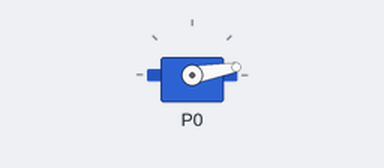
Simulated run of this program. Board: BBC micro:bit (MakeCode). Shown: servo.

Above: at 0.05 s.
At 1.15 s:
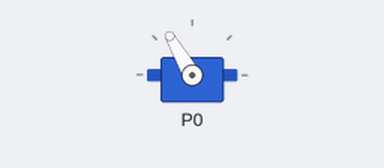
At 2.3 s:
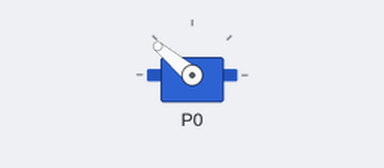
At 4.6 s:
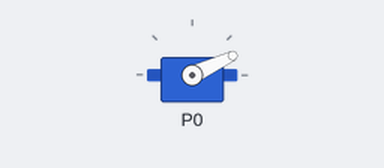
Timing chart, 0 to 6.5 s (numbered marks = the images above):
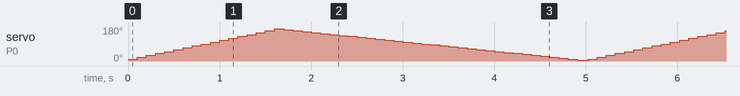

The program:

main.ts
```typescript
let Angle = 0
servos.P0.setRange(0, 170)
basic.forever(function () {
    for (let index = 0; index < 1; index++) {
        for (let index = 0; index <= 16; index++) {
            Angle = index * 10 + 10
            servos.P0.setAngle(Angle)
            basic.pause(100)
        }
    }
    for (let index = 0; index < 1; index++) {
        for (let index = 0; index <= 32; index++) {
            Angle += -5
            servos.P0.setAngle(Angle)
            basic.pause(100)
        }
    }
})
```

test.ts
```typescript
// les tests vont ici ; cela ne sera pas compilé si ce paquet est utilisé en tant qu'extension.
```
